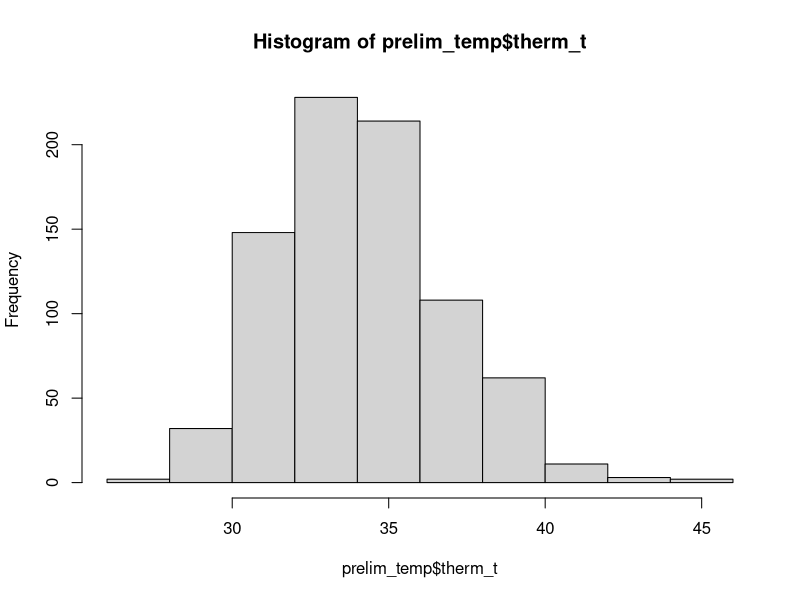
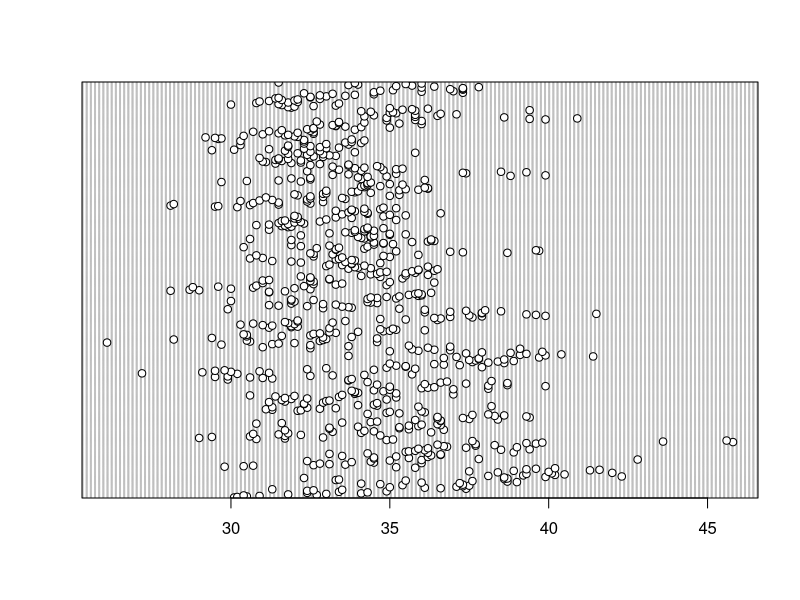
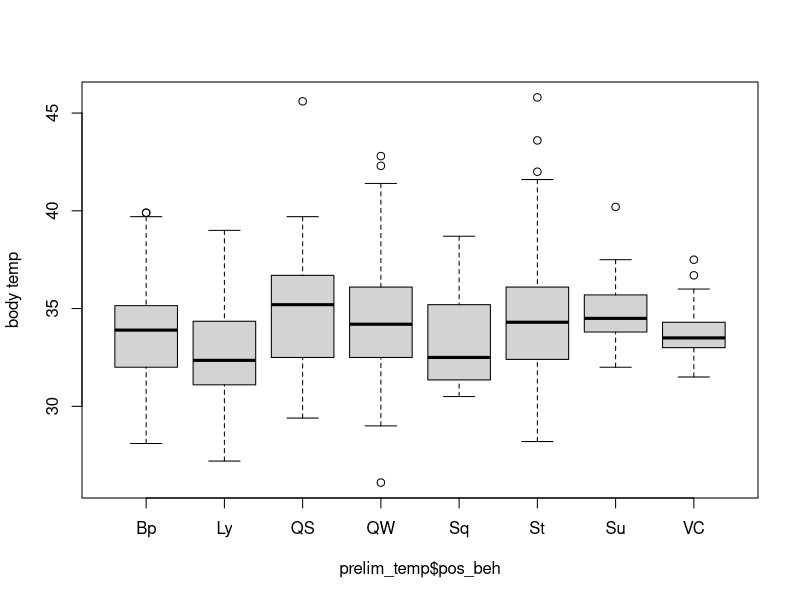
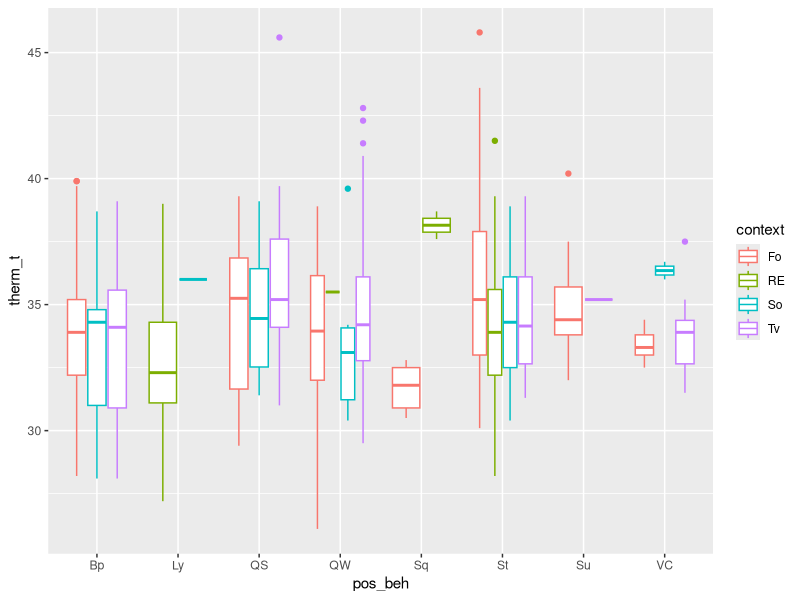
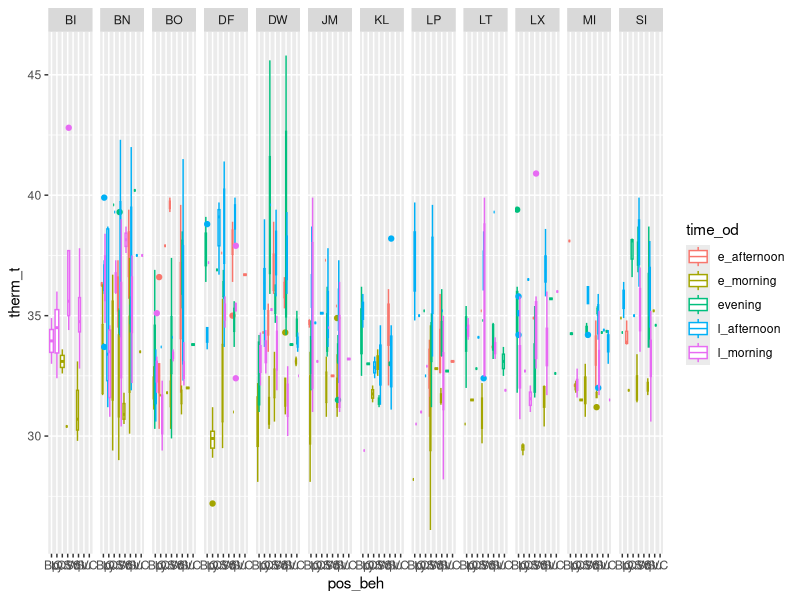
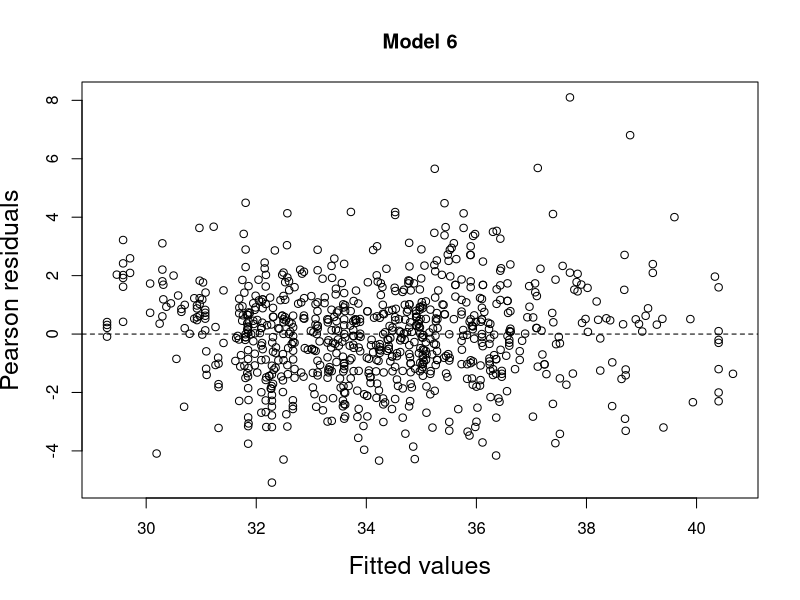
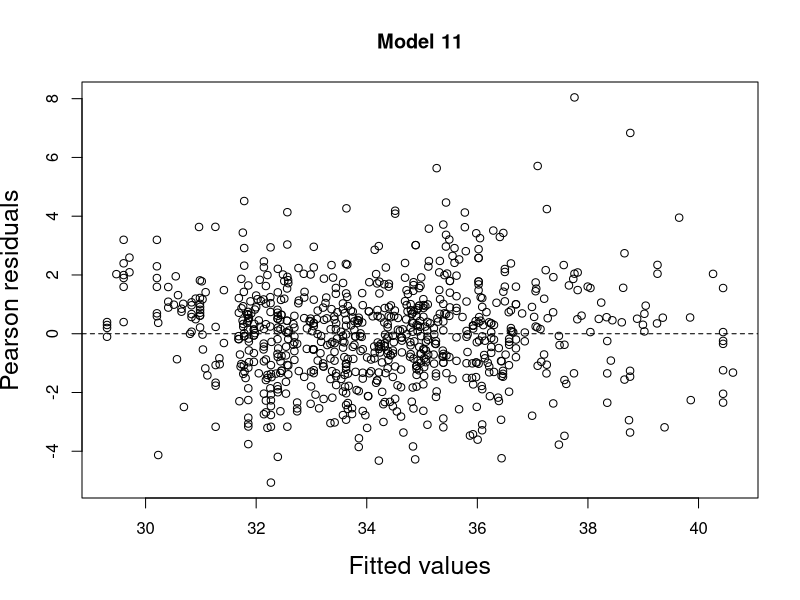
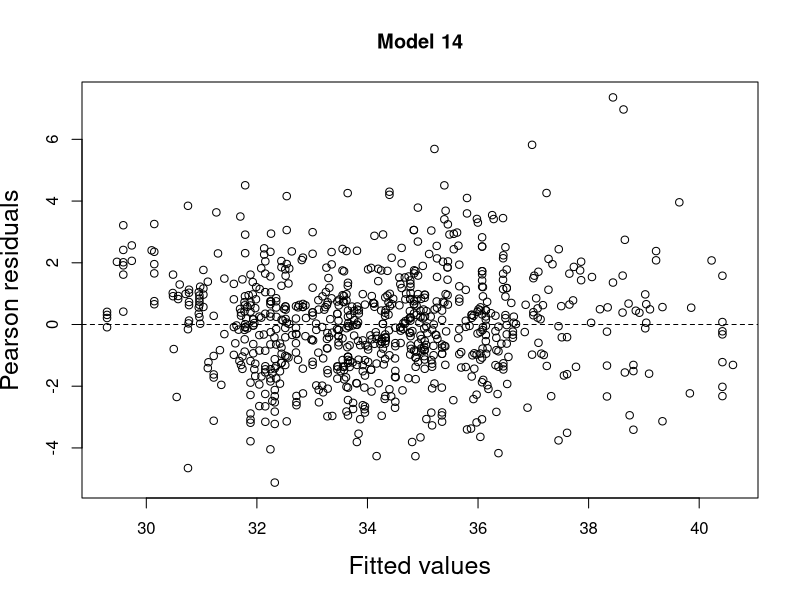

Write R code to recreate these figures, in order.
# load libraries
library(tidyverse) 
library(readr) 
library(lubridate)
library(magrittr)
library(ggplot2)
library(car)
library(emmeans)
library(lme4)

#read in data
prelim_tidy <- read_csv("_data/_tidy/prelim_data_tidycols.csv")
View(prelim_tidy)

bipedal_data <- read_csv("_summary/bipedal_table.csv")
View(bipedal_data)

#Omit any missing values:
summary(is.na(prelim_tidy))

prelim_temp<-na.omit(prelim_tidy)
View(prelim_temp)

#Combine positional behaviors into smaller categories
# suspensory = Cb, Br & QM
#Vertical climb and cling together
prelim_temp$pos_beh[prelim_temp$pos_beh == "Cb"] <- "Su"
prelim_temp$pos_beh[prelim_temp$pos_beh == "Br"] <- "Su"
prelim_temp$pos_beh[prelim_temp$pos_beh == "QM"] <- "Su"
prelim_temp$pos_beh[prelim_temp$pos_beh == "Vci"] <- "VC"
prelim_temp$pos_beh[prelim_temp$pos_beh == "Abp"] <- "Bp"
prelim_temp$pos_beh[prelim_temp$pos_beh == "BpS"] <- "Bp"
prelim_temp$pos_beh[prelim_temp$pos_beh == "BpW"] <- "Bp"

###
hist(prelim_temp$therm_t)
dotchart(prelim_temp$therm_t)
boxplot(prelim_temp$therm_t ~ prelim_temp$pos_beh,  ylab="body temp")

# Plot response against each predictor and random effect. 
ggplot(prelim_temp, aes(pos_beh, therm_t, color=context))+
  geom_boxplot()

ggplot(prelim_temp, aes(pos_beh, therm_t, color=time_od))+
  geom_boxplot()+
  facet_grid(.~individual)

##
with(prelim_temp, table(pos_beh, hab_type))
with(prelim_temp, table(pos_beh, time_od))
with(prelim_temp, table(pos_beh, hab_type, time_od))

## choosing models
##GLMER

### full model
therm_mod <- lmer(therm_t ~ pos_beh + time_od + sun + date + hab_type + context + 
                     (1|individual) + pos_beh*hab_type + pos_beh*sun + time_od*sun,
                     data = prelim_temp)

##minus pos_beh/sun interaction
therm_mod2 <- lmer(therm_t ~ pos_beh + time_od + sun + date + hab_type + context + 
                    (1|individual) + pos_beh*hab_type + time_od*sun,
                  data = prelim_temp)

##plus pos_beh*sun, minus pos_beh*hab_type
therm_mod3 <- lmer(therm_t ~ pos_beh + time_od + sun + date + hab_type + context + 
                     (1|individual) + pos_beh*sun + time_od*sun,
                   data = prelim_temp)

##minus interactions with pos_beh
therm_mod4 <- lmer(therm_t ~ pos_beh + time_od + sun + date + hab_type + context + 
                    (1|individual) + time_od*sun,
                  data = prelim_temp)

##minus time_od interaction
therm_mod5 <- lmer(therm_t ~ pos_beh + time_od + sun + date + hab_type + context + 
                     (1|individual) + pos_beh*sun,
                   data = prelim_temp)

##minus all interactions
therm_mod6 <- lmer(therm_t ~ pos_beh + time_od + sun + date + hab_type + context + 
                     (1|individual),
                   data = prelim_temp)

####compare interaction models
AIC(therm_mod3, therm_mod4, therm_mod5, therm_mod6) ###lowest AIC is with no interaction (3226.904; DF: 23)
                                               ###second lowest is time_od*sun (3255.461, DF: 27)
                                               ###continue forward with time_od*sun & no interactions
###############################################################
##time_od*sun models
## minus context 
therm_mod7 <- lmer(therm_t ~ pos_beh + time_od + sun + date + hab_type + 
                     (1|individual) + time_od*sun,
                   data = prelim_temp)

##minus hab_type
therm_mod8 <- lmer(therm_t ~ pos_beh + time_od + sun + date + context + 
                     (1|individual) + time_od*sun,
                   data = prelim_temp)

##minus date
therm_mod9 <- lmer(therm_t ~ pos_beh + time_od + sun + hab_type + context + 
                     (1|individual) + time_od*sun,
                   data = prelim_temp)

##minus hab_type & context
therm_mod10 <- lmer(therm_t ~ pos_beh + time_od + sun + date + 
                     (1|individual) + time_od*sun,
                   data = prelim_temp)
###Compare models
AIC(therm_mod7, therm_mod8, therm_mod9, therm_mod10) ##model 7 and 10 are lowest (3247.068 & 3248.205, resp.)
                                      ##model 8 isn't far off, though, (3255. 603) 
                                 ##and it may be important to include context

###############################################################################
###no interactions
## minus context 
therm_mod11 <- lmer(therm_t ~ pos_beh + time_od + sun + date + hab_type + 
                     (1|individual), data = prelim_temp)

##minus hab_type
therm_mod12 <- lmer(therm_t ~ pos_beh + time_od + sun + date + context + 
                     (1|individual), data = prelim_temp)

##minus date
therm_mod13 <- lmer(therm_t ~ pos_beh + time_od + sun + hab_type + context + 
                     (1|individual), data = prelim_temp)

##minus hab_type & context
therm_mod14 <- lmer(therm_t ~ pos_beh + time_od + sun + date + 
                      (1|individual), data = prelim_temp)

###Compare models
AIC(therm_mod11, therm_mod12, therm_mod13, therm_mod14) ##models 11 and 14 are lowest (3218.163 & 3218.819, resp.)

###compare between types of models
AIC(therm_mod4, therm_mod6, therm_mod7, therm_mod10, therm_mod8, therm_mod11, therm_mod14)
        ##best models (11, 14, 6) exclude context and exclude interactions
        ##run a few more tests and include one with the interaction still (model 7)

### more comparison #########
anova(therm_mod6, therm_mod7) ##not nested, so can't run
anova(therm_mod6, therm_mod11) ##no signif
anova(therm_mod6, therm_mod14) ##no signif
anova(therm_mod11, therm_mod14) ##significance, so model 11 better than 14
                          #####think I'll choose model 11 since it includes habitat type
                        ##### and it's AIC value is best (3218.163 vs. 3226.904 (model 6) & 3218.819 (model 14))

#####################################################################
#extract residuals 
###model 6
E1 <- resid(therm_mod6, type = "pearson")

#plot fitted vs residuals
F1 <- fitted(therm_mod6, type = "response")

plot(x = F1, 
     y = E1, 
     xlab = "Fitted values",
     ylab = "Pearson residuals", 
     main = "Model 6",
     cex.lab = 1.5)
abline(h = 0, lty = 2)

### model 11 ###########
E2 <- resid(therm_mod11, type = "pearson")

#plot fitted vs residuals
F2 <- fitted(therm_mod11, type = "response")

plot(x = F2, 
     y = E2, 
     xlab = "Fitted values",
     ylab = "Pearson residuals", 
     main = "Model 11",
     cex.lab = 1.5)
abline(h = 0, lty = 2)

### model 14 ###########
E3 <- resid(therm_mod14, type = "pearson")

#plot fitted vs residuals
F3 <- fitted(therm_mod14, type = "response")

plot(x = F3, 
     y = E3, 
     xlab = "Fitted values",
     ylab = "Pearson residuals", 
     main = "Model 14",
     cex.lab = 1.5)
abline(h = 0, lty = 2)

### model 7 ###########
E4 <- resid(therm_mod7, type = "pearson")

#plot fitted vs residuals
F4 <- fitted(therm_mod7, type = "response")

plot(x = F4, 
     y = E4, 
     xlab = "Fitted values",
     ylab = "Pearson residuals", 
     main = "Model 7",
     cex.lab = 1.5)
abline(h = 0, lty = 2)

### residual plots all seem relatively normal; cloud around horizontal axis, indicating a good fit
###################################################################
##Model 11 - includes pos_beh, time_od, sun, date, hab_type and (1|individual) 
E2 <- resid(therm_mod11, type = "pearson")

#plot fitted vs residuals
F2 <- fitted(therm_mod11, type = "response")

plot(x = F2, 
     y = E2, 
     xlab = "Fitted values",
     ylab = "Pearson residuals", 
     main = "Model 11",
     cex.lab = 1.5)
abline(h = 0, lty = 2)

boxplot(E2 ~ pos_beh, data=prelim_temp) 
boxplot(E2 ~ time_od, data=prelim_temp)
plot(x=prelim_temp$sun, y=E2)
boxplot(E2 ~ hab_type, data=prelim_temp)
plot(x=prelim_temp$date, y=E2)

model.matrix(therm_mod11)

##summary
summary(therm_mod11)

##confidence intervals 
confint(therm_mod11) ###how do I change the "reference" level? I want to see Bipedalism, but it's the "reference"
##maybe I don't need habitat in there because none of the levels are significant

confint(therm_mod14)
